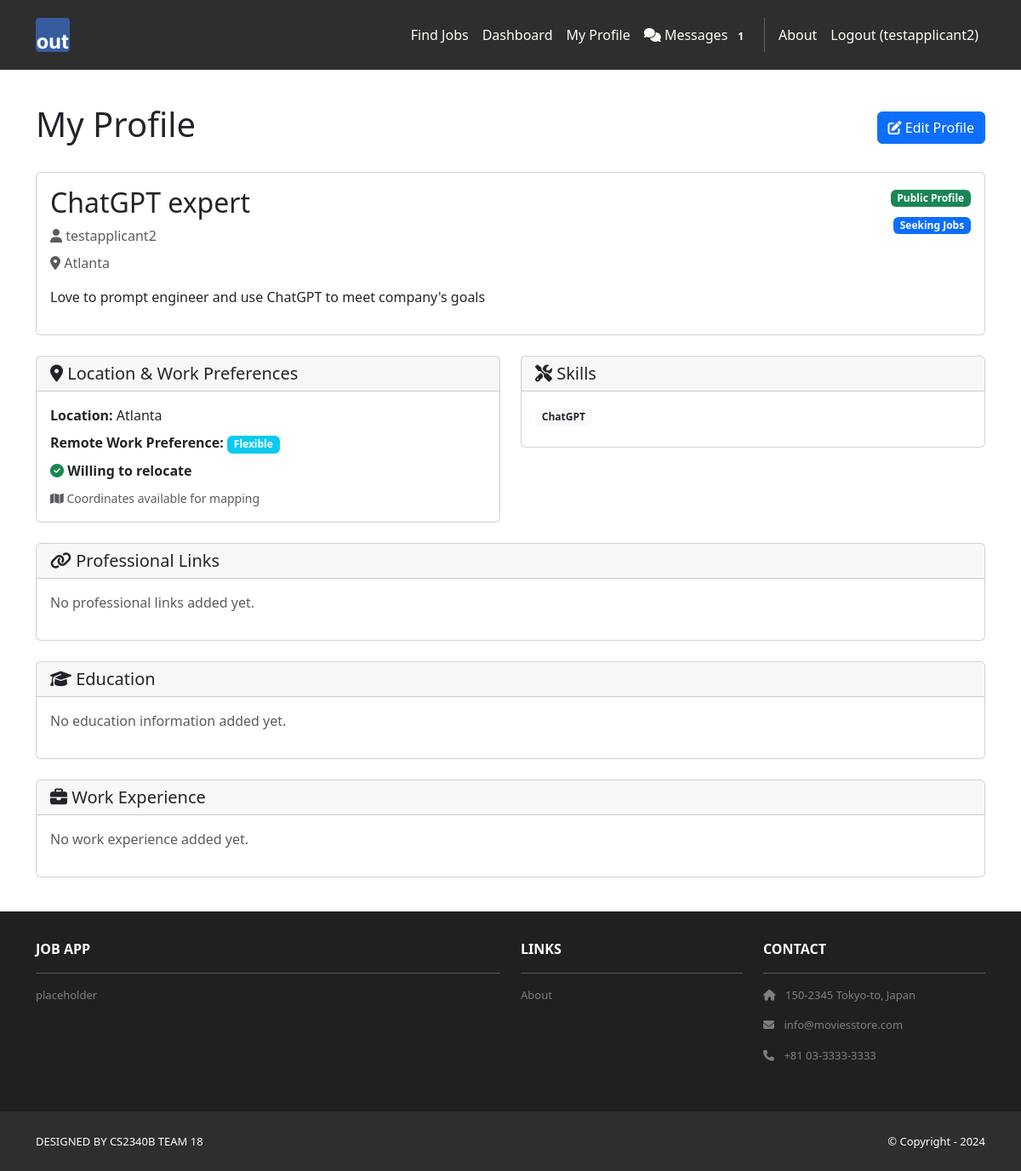
The page /applicants/profile/ (signed in) on the database its author committed.
### applicants/models.py (models this page shows, shortened)
class ApplicantProfile(models.Model):
    user = models.OneToOneField(User, on_delete=models.CASCADE, related_name='applicant_profile')
    headline = models.CharField(
        max_length=200,
        blank=True,
        help_text="A brief professional headline (e.g., 'Software Developer with 5 years experience')"
    )
    phone = models.CharField(max_length=20, blank=True)
    city = models.CharField(max_length=100, blank=True, help_text="City")
    state = models.CharField(max_length=100, blank=True, help_text="State or Province")
    country = models.CharField(max_length=100, blank=True, help_text="Country")
    postal_code = models.CharField(max_length=20, blank=True, help_text="Postal/ZIP Code")
    latitude = models.DecimalField(
        max_digits=9, decimal_places=6, null=True, blank=True,
        help_text="Latitude coordinate (auto-populated if possible)"
    )
    longitude = models.DecimalField(
        max_digits=9, decimal_places=6, null=True, blank=True,
        help_text="Longitude coordinate (auto-populated if possible)"
    )
    location = models.CharField(max_length=200, blank=True, help_text="Full location display (auto-generated)")
    willing_to_relocate = models.BooleanField(default=False, help_text="Willing to relocate for work")
    remote_work_preference = models.CharField(
        max_length=20,
        choices=[
            ('remote_only', 'Remote Only'),
            ('hybrid', 'Hybrid'),
            ('onsite_only', 'Onsite Only'),
            ('flexible', 'Flexible'),
        ],
        default='flexible',
        help_text="Remote work preference"
    )
    summary = models.TextField(
        blank=True,
        help_text="A brief summary of your professional background and career goals"
    )
    skills = models.TextField(
        blank=True,
        help_text="List your key skills separated by commas (e.g., 'Python, Django, React, SQL')"
    )
    linkedin_url = models.URLField(blank=True, help_text="Your LinkedIn profile URL")
    github_url = models.URLField(blank=True, help_text="Your GitHub profile URL")
    portfolio_url = models.URLField(blank=True, help_text="Your portfolio or personal website URL")
    other_url = models.URLField(blank=True, help_text="Any other relevant professional URL")
    is_public = models.BooleanField(default=True, help_text="Make profile visible to recruiters")
    is_seeking_jobs = models.BooleanField(default=True, help_text="Currently looking for job opportunities")
    created_at = models.DateTimeField(auto_now_add=True)
    updated_at = models.DateTimeField(auto_now=True)
    def get_skills_list(self):
        if self.skills:
            return [skill.strip() for skill in self.skills.split(',') if skill.strip()]
        return []
    def get_full_location(self):
        location_parts = []
        if self.city:
            location_parts.append(self.city)
        if self.state:
            location_parts.append(self.state)
        if self.country:
            location_parts.append(self.country)
        return ', '.join(location_parts) if location_parts else ''
    def has_coordinates(self):
        return self.latitude is not None and self.longitude is not None
    class Meta:
        verbose_name = "Applicant Profile"
        verbose_name_plural = "Applicant Profiles"

### applicants/views.py (the view)
# urls.py: path('profile/', views.profile, name='profile'),
@applicant_required
def profile(request):
    try:
        profile = request.user.applicant_profile
    except ApplicantProfile.DoesNotExist:
        profile = ApplicantProfile.objects.create(user=request.user)
    template_data = {
        'title': 'My Profile',
        'user_type': 'applicant',
        'profile': profile
    }
    return render(request, 'applicants/profile.html', {
        'template_data': template_data
    })

### applicants/templates/applicants/profile.html (shortened to what this page needs)
{% extends 'base.html' %}
{% block content %}
<div class="p-3 mt-4">
  <div class="container">
    <div class="row">
      <div class="col-12">
        <div class="d-flex justify-content-between align-items-center mb-4">
          <h1>My Profile</h1>
          <a href="{% url 'applicants:profile_edit' %}" class="btn btn-primary">
            <i class="fas fa-edit"></i> Edit Profile
          </a>
        </div>
      </div>
    </div>
    <div class="row">
      <div class="col-12 mb-4">
        <div class="card">
          <div class="card-body">
            <div class="row">
              <div class="col-md-8">
                <h2 class="card-title">{{ template_data.profile.headline|default:"No headline set" }}</h2>
                <p class="text-muted mb-2">
                  <i class="fas fa-user"></i> {{ template_data.profile.user.get_full_name|default:template_data.profile.user.username }}
                </p>
                {% if template_data.profile.get_full_location %}
                  <p class="text-muted mb-2">
                    <i class="fas fa-map-marker-alt"></i> {{ template_data.profile.get_full_location }}
                  </p>
                {% endif %}
                {% if template_data.profile.summary %}
                  <p class="mt-3">{{ template_data.profile.summary }}</p>
                {% endif %}
              </div>
              <div class="col-md-4 text-md-end">
                <div class="mb-2">
                  {% if template_data.profile.is_public %}
                    <span class="badge bg-success">Public Profile</span>
                  {% else %}
                    <span class="badge bg-secondary">Private Profile</span>
                  {% endif %}
                </div>
                <div class="mb-2">
                  {% if template_data.profile.is_seeking_jobs %}
                    <span class="badge bg-primary">Seeking Jobs</span>
                  {% else %}
                    <span class="badge bg-warning">Not Seeking Jobs</span>
                  {% endif %}
                </div>
              </div>
            </div>
          </div>
        </div>
      </div>
    </div>
    <div class="row">
      <div class="col-md-6 mb-4">
        <div class="card">
          <div class="card-header">
            <h5 class="mb-0"><i class="fas fa-map-marker-alt"></i> Location & Work Preferences</h5>
          </div>
          <div class="card-body">
            {% if template_data.profile.get_full_location %}
              <p class="mb-2">
                <strong>Location:</strong> {{ template_data.profile.get_full_location }}
              </p>
            {% endif %}
            <p class="mb-2">
              <strong>Remote Work Preference:</strong>
              <span class="badge bg-info">{{ template_data.profile.get_remote_work_preference_display }}</span>
            </p>
            {% if template_data.profile.willing_to_relocate %}
              <p class="mb-2">
                <i class="fas fa-check-circle text-success"></i>
                <strong>Willing to relocate</strong>
              </p>
            {% else %}
              <p class="mb-2">
                <i class="fas fa-times-circle text-muted"></i>
                <strong>Not willing to relocate</strong>
              </p>
            {% endif %}
            {% if template_data.profile.has_coordinates %}
              <p class="mb-0 text-muted">
                <small><i class="fas fa-map"></i> Coordinates available for mapping</small>
              </p>
            {% endif %}
          </div>
        </div>
      </div>
      {% if template_data.profile.get_skills_list %}
      <div class="col-md-6 mb-4">
        <div class="card">
          <div class="card-header">
            <h5 class="mb-0"><i class="fas fa-tools"></i> Skills</h5>
          </div>
          <div class="card-body">
            {% for skill in template_data.profile.get_skills_list %}
              <span class="badge bg-light text-dark me-2 mb-2">{{ skill }}</span>
            {% endfor %}
          </div>
        </div>
      </div>
      {% endif %}
    </div>
    <div class="row">
      <div class="col-12 mb-4">
        <div class="card">
          <div class="card-header">
            <h5 class="mb-0"><i class="fas fa-link"></i> Professional Links</h5>
          </div>
          <div class="card-body">
            {% if not template_data.profile.linkedin_url and not template_data.profile.github_url and not template_data.profile.portfolio_url and not template_data.profile.other_url %}
              <p class="text-muted">No professional links added yet.</p>
            {% endif %}
          </div>
        </div>
      </div>
    </div>
    <div class="row">
      <div class="col-12 mb-4">
        <div class="card">
          <div class="card-header">
            <h5 class="mb-0"><i class="fas fa-graduation-cap"></i> Education</h5>
          </div>
          <div class="card-body">
            {% if template_data.profile.education.all %}
              {% for education in template_data.profile.education.all %}
                <div class="mb-4">
                  <h6 class="mb-1">{{ education.degree }} in {{ education.field_of_study }}</h6>
                  <p class="text-muted mb-1">{{ education.institution }}</p>
                  <p class="text-muted mb-1">
                    {{ education.start_date|date:"M Y" }} -
                    {% if education.is_current %}
                      Present
                    {% else %}
                      {{ education.end_date|date:"M Y" }}
                    {% endif %}
                  </p>
                  {% if education.gpa %}
                    <p class="text-muted mb-1">GPA: {{ education.gpa }}</p>
                  {% endif %}
                  {% if education.description %}
                    <p class="mb-0">{{ education.description }}</p>
                  {% endif %}
                </div>
                {% if not forloop.last %}<hr>{% endif %}
              {% endfor %}
            {% else %}
              <p class="text-muted">No education information added yet.</p>
            {% endif %}
          </div>
        </div>
      </div>
    </div>
    <div class="row">
      <div class="col-12 mb-4">
        <div class="card">
          <div class="card-header">
            <h5 class="mb-0"><i class="fas fa-briefcase"></i> Work Experience</h5>
          </div>
          <div class="card-body">
            {% if template_data.profile.work_experience.all %}
              {% for work in template_data.profile.work_experience.all %}
                <div class="mb-4">
                  <h6 class="mb-1">{{ work.position }}</h6>
                  <p class="text-muted mb-1">{{ work.company }}</p>
                  <p class="text-muted mb-1">
                    {{ work.start_date|date:"M Y" }} -
                    {% if work.is_current %}
                      Present
                    {% else %}
                      {{ work.end_date|date:"M Y" }}
                    {% endif %}
                    {% if work.location %} • {{ work.location }}{% endif %}
                  </p>
                  {% if work.description %}
                    <p class="mb-0">{{ work.description|linebreaks }}</p>
                  {% endif %}
                </div>
                {% if not forloop.last %}<hr>{% endif %}
              {% endfor %}
            {% else %}
              <p class="text-muted">No work experience added yet.</p>
            {% endif %}
          </div>
        </div>
      </div>
    </div>
  </div>
</div>
{% endblock content %}

### jobapp/templates/base.html (shortened to what this page needs)
<!DOCTYPE html>
<html>
    {% load static %}
  <head>
    <link href="https://cdn.jsdelivr.net/npm/bootstrap@5.3.3/dist/css/bootstrap.min.css" rel="stylesheet">
    <link rel="stylesheet" href="https://cdnjs.cloudflare.com/ajax/libs/font-awesome/6.1.1/css/all.min.css">
    <link rel="stylesheet" type="text/css"
          href="{% static 'css/style.css' %}">
  </head>
  <body>
     <nav class="p-3 navbar navbar-dark bg-dark
         navbar-expand-lg">
      <div class="container">
        <a class="navbar-brand"
           href="{% url 'home.index' %}">
          <img src="{% static 'img/logo.png' %}" alt="logo"
               height="40" />
        </a>
        <div class="collapse navbar-collapse"
             id="navbarNavAltMarkup">
          <div class="navbar-nav ms-auto navbar-ml">
            {% if user.is_authenticated %}
              {% if template_data.user_type == 'applicant' %}
                <a class="nav-link" href="{% url 'jobs:list' %}">Find Jobs</a>
              {% endif %}
            {% else %}
              <a class="nav-link" href="{% url 'jobs:list' %}">Find Jobs</a>
            {% endif %}
            {% if user.is_authenticated %}
              {% if template_data.user_type == 'applicant' %}
                <a class="nav-link" href="{% url 'applicants:dashboard' %}">Dashboard</a>
                <a class="nav-link" href="{% url 'applicants:profile' %}">My Profile</a>
              {% elif template_data.user_type == 'recruiter' %}
                <a class="nav-link" href="{% url 'recruiters:dashboard' %}">Dashboard</a>
                <a class="nav-link" href="{% url 'jobs:recruiter_jobs' %}">My Jobs</a>
                <a class="nav-link" href="{% url 'recruiters:candidates' %}">Find Candidates</a>
                <a class="nav-link" href="{% url 'recruiters:profile' %}">Company Profile</a>
              {% endif %}
              <a class="nav-link" href="{% url 'messaging:conversation_list' %}">
                <i class="fas fa-comments"></i> Messages
                <span id="unread-count" class="badge badge-danger d-none">0</span>
              </a>
              <a class="nav-link" href="{% url 'home.about' %}">About</a>
              <a class="nav-link" href="{% url 'accounts.logout' %}">Logout ({{user.username }})</a>
            {% else %}
              <a class="nav-link" href="{% url 'home.about' %}">About</a>
              <div class="vr bg-white mx-2 d-none d-lg-block"></div>
              <a class="nav-link" href="{% url 'accounts.login' %}">Login</a>
              <a class="nav-link" href="{% url 'accounts.signup' %}">Sign Up</a>
            {% endif %}
          </div>
        </div>
      </div>
    </nav>
    <div>
      {% block content %}
      {% endblock content %}
    </div>
     <section class="p-3 ms-footer d-none d-md-block">
      <div class="container">
        <div class="row mt-3 text-white">
          <div class="col-md-6 col-lg-6 col-xl-6
               mx-auto mb-4">
            <b>JOB APP</b>
            <hr />
            <p>
              placeholder
            </p>
          </div>
          <div class="col-md-3 col-lg-3 col-xl-3
               mx-auto mb-4">
            <b>LINKS</b>
            <hr />
            <p><a class="nav-link"
              href="{% url 'home.about' %}">
              About
            </a></p>
          </div>
          <div class="col-md-3 col-lg-3 col-xl-3 mx-auto
               mb-4">
            <b>CONTACT</b>
            <hr />
            <p><i class="fas fa-home me-2"></i>
              150-2345 Tokyo-to, Japan
            </p>
            <p><i class="fas fa-envelope me-2"></i>
              info@moviesstore.com
            </p>
            <p><i class="fas fa-phone me-2"></i>
              +81 03-3333-3333
            </p>
          </div>
        </div>
      </div>
    </section>
    <section class="p-3 ms-footer-bottom bg-dark">
      <div class="container d-flex
           justify-content-between">
        <div class="me-5 text-white">
          <span>DESIGNED BY
            CS2340B TEAM 18
          </span>
        </div>
        <div class="text-white">
          <span>© Copyright - 2024</span>
        </div>
      </div>
    </section>
  </body>
</html>

### jobapp/static/css/style.css (style rules this page uses)
.navbar a.nav-link { color: #FFFEF6 !important; }
.bg-dark { background-color: #2E2E2E !important; }
.ms-footer { background-color: #202020; }
.ms-footer p { color: #7F7F7F; font-size: 13px; }
.ms-footer-bottom span { font-size: 13px; line-height: 38px; }

### rows shown on the page
ApplicantProfile: profile.headline "ChatGPT expert", profile.user.get_full_name "testapplicant2", profile.get_full_location "Atlanta", profile.summary "Love to prompt engineer and use ChatGPT to meet company's goals", profile.remote_work_preference "Flexible", get_skills_list "ChatGPT"

### other values the page prints
{{ user.username }} "testapplicant2"
